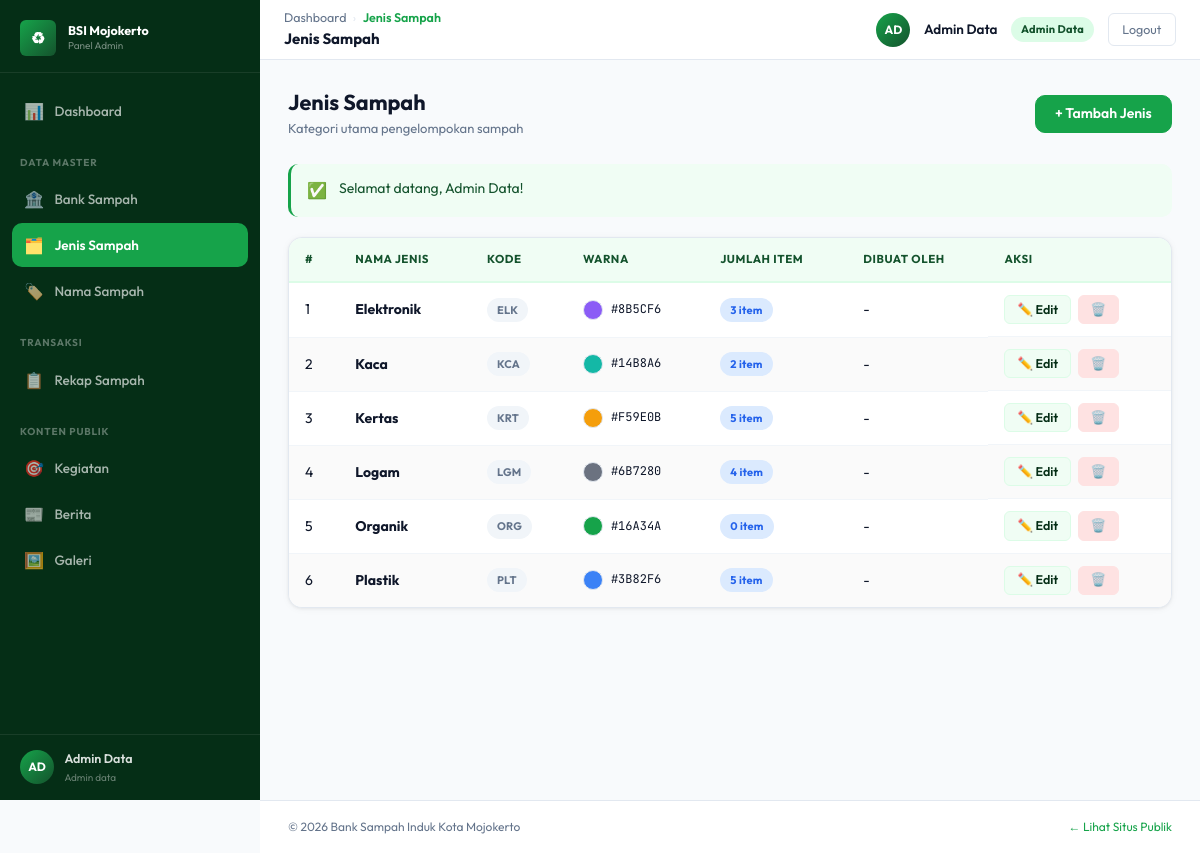
Page /admin/jenis-sampah/index.php (signed in) on the committed database.
### tables this page shows
CREATE TABLE `jenis_sampah` (
  `id` int UNSIGNED NOT NULL,
  `nama` varchar(100) NOT NULL,
  `kode` varchar(10) DEFAULT NULL,
  `warna` varchar(7) NOT NULL DEFAULT '#16A34A',
  `dibuat_oleh` int UNSIGNED DEFAULT NULL,
  `created_at` timestamp NOT NULL DEFAULT CURRENT_TIMESTAMP
);

### core/Database.php (called while the page is built, shortened)
<?php
class Database
{
    private static ?PDO $instance = null;
    public static function getInstance(): PDO
    {
        if (self::$instance === null) {
            $dsn = sprintf(
                'mysql:host=%s;port=%s;dbname=%s;charset=utf8mb4',
                DB_HOST, DB_PORT, DB_NAME
            );
            self::$instance = new PDO($dsn, DB_USER, DB_PASS, [
                PDO::ATTR_ERRMODE            => PDO::ERRMODE_EXCEPTION,
                PDO::ATTR_DEFAULT_FETCH_MODE => PDO::FETCH_ASSOC,
                PDO::ATTR_EMULATE_PREPARES   => false,
                PDO::MYSQL_ATTR_INIT_COMMAND => "SET NAMES utf8mb4 COLLATE utf8mb4_unicode_ci",
            ]);
        }
        return self::$instance;
    }
    public static function query(string $sql, array $params = []): array
    {
        $stmt = self::getInstance()->prepare($sql);
        $stmt->execute($params);
        return $stmt->fetchAll();
    }
}

### models/JenisSampahModel.php (called while the page is built, shortened)
<?php
require_once dirname(__DIR__) . '/config/database.php';
function jenis_getAll(): array {
    return Database::query("SELECT j.*, u.nama AS nama_petugas, (SELECT COUNT(*) FROM nama_sampah WHERE id_jenis=j.id) AS jumlah_item FROM jenis_sampah j LEFT JOIN users u ON j.dibuat_oleh=u.id ORDER BY j.nama ASC");
}

### admin/jenis-sampah/index.php (the view, shortened to what this page needs)
<?php
require_once dirname(__DIR__, 2) . '/config/database.php';
require_once dirname(__DIR__, 2) . '/core/Helper.php';
require_once dirname(__DIR__, 2) . '/models/JenisSampahModel.php';
$data          = jenis_getAll();
require_once dirname(__DIR__, 2) . '/templates/admin/header.php';
require_once dirname(__DIR__, 2) . '/templates/admin/sidebar.php';
require_once dirname(__DIR__, 2) . '/templates/admin/topbar.php';
?>
<div class="page-header">
    <div><h1 class="page-title">Jenis Sampah</h1><p class="page-subtitle">Kategori utama pengelompokan sampah</p></div>
    <a href="tambah.php" class="btn btn-primary">+ Tambah Jenis</a>
</div>
<?php require_once dirname(__DIR__, 2) . '/templates/admin/flash.php' ?>
<div class="table-wrapper">
    <table class="data-table">
        <thead>
            <tr><th>#</th><th>Nama Jenis</th><th>Kode</th><th>Warna</th><th>Jumlah Item</th><th>Dibuat Oleh</th><th>Aksi</th></tr>
        </thead>
        <tbody>
        <?php if (empty($data)): ?>
            <tr><td colspan="7"><div class="empty-state"><div class="empty-state-icon">🗂️</div><h3>Belum ada jenis sampah</h3></div></td></tr>
        <?php else: ?>
            <?php foreach ($data as $i => $row): ?>
            <tr>
                <td><?= $i + 1 ?></td>
                <td><strong><?= e($row['nama']) ?></strong></td>
                <td><span class="badge badge-gray"><?= e($row['kode']) ?></span></td>
                <td>
                    <div style="display:flex;align-items:center;gap:.5rem;">
                        <span style="width:20px;height:20px;border-radius:50%;background:<?= e($row['warna']) ?>;display:inline-block;border:1px solid var(--color-border)"></span>
                        <span class="font-mono" style="font-size:12px;"><?= e($row['warna']) ?></span>
                    </div>
                </td>
                <td><span class="badge badge-info"><?= e($row['jumlah_item']) ?> item</span></td>
                <td><?= e($row['nama_petugas'] ?? '-') ?></td>
                <td class="action-cell">
                    <a href="edit.php?id=<?= (int)$row['id'] ?>" class="btn btn-sm btn-secondary">✏️ Edit</a>
                    <form method="POST" action="proses.php" class="inline-form" onsubmit="return confirm('Hapus jenis sampah ini? Semua nama sampah di bawahnya juga akan terhapus!')">
                        <button class="btn btn-sm btn-danger">🗑️</button>
                    </form>
                </td>
            </tr>
            <?php endforeach ?>
        <?php endif ?>
        </tbody>
    </table>
</div>
<?php require_once dirname(__DIR__, 2) . '/templates/admin/footer.php' ?>

### assets/css/variables.css (style rules this page uses)
:root { --color-primary: #16a34a; --color-primary-dark: #052e16; --color-primary-mid: #14532d; --color-primary-light: #dcfce7; --color-primary-pale: #f0fdf4; --color-primary-accent: #4ade80; --color-bg: #f8fafc; --color-surface: #ffffff; --color-border: #e2e8f0; --color-border-light: #f1f5f9; --color-text: #0f172a; --color-text-muted: #64748b; --color-text-light: #94a3b8; --color-danger: #dc2626; --color-danger-light: #fee2e2; --color-warning: #d97706; --color-warning-light: #fef3c7; --color-info: #2563eb; --color-info-light: #dbeafe; --color-purple: #7c3aed; --color-purple-light: #ede9fe; --font-display: 'Playfair Display', Georgia, serif; --font-body: 'Outfit', 'Segoe UI', system-ui, sans-serif; --font-mono: 'JetBrains Mono', 'Courier New', monospace; --radius-sm: 6px; --radius: 10px; --radius-md: 14px; --radius-lg: 20px; --radius-xl: 28px; --shadow-sm: 0 1px 3px rgba(0,0,0,.06), 0 1px 8px rgba(0,0,0,.04); --shadow: 0 2px 8px rgba(0,0,0,.08), 0 4px 16px rgba(0,0,0,.06); --shadow-md: 0 4px 24px rgba(0,0,0,.10); --shadow-lg: 0 12px 48px rgba(0,0,0,.14); --sidebar-width: 260px; --topbar-height: 60px; --transition: all 0.18s ease; --transition-fast: all 0.1s ease; }

### assets/css/components.css (style rules this page uses)
.btn { display: inline-flex; align-items: center; gap: 0.4rem; font-family: var(--font-body); font-weight: 600; font-size: 14px; padding: 0.5rem 1.2rem; border-radius: var(--radius); border: 1.5px solid transparent; cursor: pointer; transition: var(--transition); text-decoration: none; white-space: nowrap; user-select: none; line-height: 1.4; }
.btn-primary { background-color: var(--color-primary); color: #ffffff; border-color: var(--color-primary); }
.btn-secondary { background-color: var(--color-primary-pale); color: var(--color-primary-dark); border-color: var(--color-primary-light); }
.btn-danger { background-color: var(--color-danger-light); color: var(--color-danger); border-color: var(--color-danger-light); }
.btn-sm { padding: 0.3rem 0.75rem; font-size: 12.5px; border-radius: var(--radius-sm); }
.badge { display: inline-flex; align-items: center; font-size: 11px; font-weight: 700; padding: 3px 10px; border-radius: 99px; white-space: nowrap; letter-spacing: 0.02em; }
.badge-info, .badge-berlangsung { background-color: var(--color-info-light); color: var(--color-info); }
.badge-gray { background-color: var(--color-border-light); color: var(--color-text-muted); }
.font-mono { font-family: var(--font-mono); }
.inline-form { display: inline; }

### assets/css/admin.css (style rules this page uses)
.admin-body { background-color: var(--color-bg); min-height: 100vh; }
.page-header { display: flex; align-items: center; justify-content: space-between; gap: 1rem; margin-bottom: 1.5rem; flex-wrap: wrap; }
.page-title { font-size: 1.35rem; font-weight: 700; color: var(--color-text); }
.page-subtitle { font-size: 13px; color: var(--color-text-muted); margin-top: 2px; font-weight: 400; }
.table-wrapper { overflow-x: auto; border-radius: var(--radius-md); border: 1px solid var(--color-border); background: var(--color-surface); box-shadow: var(--shadow-sm); }
.data-table { width: 100%; font-size: 14px; border-collapse: collapse; }
.data-table thead th { background-color: var(--color-primary-pale); color: var(--color-primary-mid); font-weight: 700; font-size: 11.5px; text-transform: uppercase; letter-spacing: 0.05em; padding: 0.75rem 1rem; text-align: left; white-space: nowrap; border-bottom: 2px solid var(--color-primary-light); }
.data-table tbody td { padding: 0.75rem 1rem; border-bottom: 1px solid var(--color-border-light); vertical-align: middle; color: var(--color-text); }
.data-table tbody tr:last-child td { border-bottom: none; }
.data-table tbody tr:nth-child(even) td { background-color: #fafafa; }
.action-cell { display: flex; align-items: center; gap: 0.4rem; flex-wrap: wrap; }

### rows in the picture
jenis_sampah: nama "Elektronik", kode "ELK", warna "#8B5CF6", jumlah_item "3", nama_petugas "-"
jenis_sampah: nama "Kaca", kode "KCA", warna "#14B8A6", jumlah_item "2", nama_petugas "-"
jenis_sampah: nama "Kertas", kode "KRT", warna "#F59E0B", jumlah_item "5", nama_petugas "-"
jenis_sampah: nama "Logam", kode "LGM", warna "#6B7280", jumlah_item "4", nama_petugas "-"
jenis_sampah: nama "Organik", kode "ORG", warna "#16A34A", jumlah_item "0", nama_petugas "-"
jenis_sampah: nama "Plastik", kode "PLT", warna "#3B82F6", jumlah_item "5", nama_petugas "-"

### other values in the picture
$initials "AD"
$userName "Admin Data"
str_replace('_', ' ', ucfirst($userRole)) "Admin data"
$crumb['label'] "Jenis Sampah"
$topbarTitle "Jenis Sampah"
$d['label'] "Admin Data"
$icon "✅"
$flash['message'] "Selamat datang, Admin Data!"
APP_NAME "Bank Sampah Induk Kota Mojokerto"
